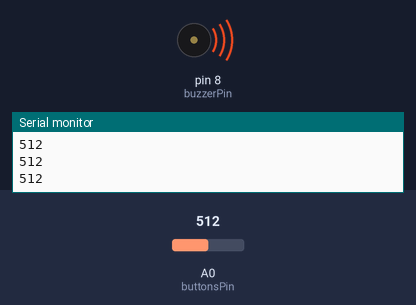
The sketch below on a simulated Arduino Uno, built with avr-gcc and run on an emulated ATmega328P. Shown: buzzer (waves = sounding), the last lines printed to the serial monitor. Inputs (shaded band) come from the test bench; at power-on: A0 (buttonsPin) = 512.

Above: at 1.2 s.
1.3 s: A0 (buttonsPin) set to 485
At 2.3 s:
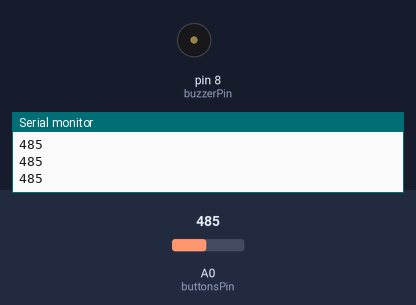
2.8 s: A0 (buttonsPin) set to 510
At 3.6 s:
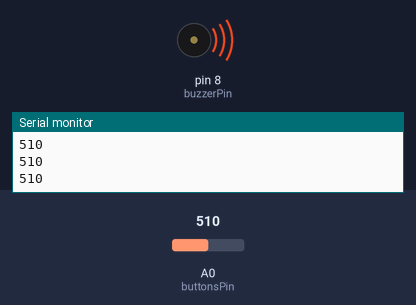
4.3 s: A0 (buttonsPin) set to 490
At 4.7 s:
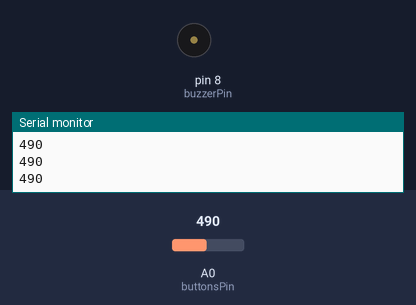
Timing chart, 0 to 7.3 s (numbered marks = the images above; inputs shaded):
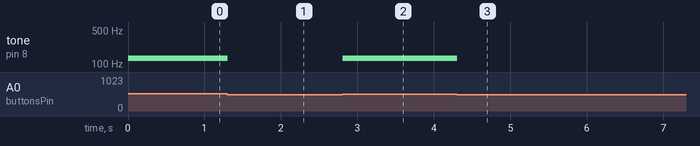

Measured:
- the behaviour switches between 501 and 500 on A0 (buttonsPin) (found by bisection; images 0 and 1)
- after the input at 1.3 s, tone on pin 8 (buzzerPin): 131 Hz → silent at once
- after the input at 2.8 s, tone on pin 8 (buzzerPin): silent → 131 Hz at once
- after the input at 4.3 s, tone on pin 8 (buzzerPin): 131 Hz → silent at once

The sketch:

02_buttons_piano_resistor_ladder.ino.ino
```cpp
/**
	*  example of a simple piano keyboard made with 3 buttons connected in series using a resistive ladder
**/

#include "pitches.h"

int buzzerPin = 8; //buzzer or speaker connected to pin 8

int buttonsPin = A0;

void setup() {
  // put your setup code here, to run once:

  Serial.begin(9600);
}

void loop() {
  // put your main code here, to run repeatedly:

  int sensorValue = analogRead(A0);
  Serial.println(sensorValue);

  if (sensorValue > 1000) {
    tone(8, NOTE_A4);
  } else if (sensorValue > 900) {
    tone(8, NOTE_B4);
  } else if (sensorValue > 500) {
    tone(8, NOTE_C3);
  } else {
    noTone(8);
  }

}
```

pitches.h
```cpp
/*************************************************
 * Public Constants
 *************************************************/

#define NOTE_B0  31
#define NOTE_C1  33
#define NOTE_CS1 35
#define NOTE_D1  37
#define NOTE_DS1 39
#define NOTE_E1  41
#define NOTE_F1  44
#define NOTE_FS1 46
#define NOTE_G1  49
#define NOTE_GS1 52
#define NOTE_A1  55
#define NOTE_AS1 58
#define NOTE_B1  62
#define NOTE_C2  65
#define NOTE_CS2 69
#define NOTE_D2  73
#define NOTE_DS2 78
#define NOTE_E2  82
#define NOTE_F2  87
#define NOTE_FS2 93
#define NOTE_G2  98
#define NOTE_GS2 104
#define NOTE_A2  110
#define NOTE_AS2 117
#define NOTE_B2  123
#define NOTE_C3  131
#define NOTE_CS3 139
#define NOTE_D3  147
#define NOTE_DS3 156
#define NOTE_E3  165
#define NOTE_F3  175
#define NOTE_FS3 185
#define NOTE_G3  196
#define NOTE_GS3 208
#define NOTE_A3  220
#define NOTE_AS3 233
#define NOTE_B3  247
#define NOTE_C4  262
#define NOTE_CS4 277
#define NOTE_D4  294
#define NOTE_DS4 311
#define NOTE_E4  330
#define NOTE_F4  349
#define NOTE_FS4 370
#define NOTE_G4  392
#define NOTE_GS4 415
#define NOTE_A4  440
#define NOTE_AS4 466
#define NOTE_B4  494
#define NOTE_C5  523
#define NOTE_CS5 554
#define NOTE_D5  587
#define NOTE_DS5 622
#define NOTE_E5  659
#define NOTE_F5  698
#define NOTE_FS5 740
#define NOTE_G5  784
#define NOTE_GS5 831
#define NOTE_A5  880
#define NOTE_AS5 932
#define NOTE_B5  988
#define NOTE_C6  1047
#define NOTE_CS6 1109
#define NOTE_D6  1175
#define NOTE_DS6 1245
#define NOTE_E6  1319
#define NOTE_F6  1397
#define NOTE_FS6 1480
#define NOTE_G6  1568
#define NOTE_GS6 1661
#define NOTE_A6  1760
#define NOTE_AS6 1865
#define NOTE_B6  1976
#define NOTE_C7  2093
#define NOTE_CS7 2217
#define NOTE_D7  2349
#define NOTE_DS7 2489
#define NOTE_E7  2637
#define NOTE_F7  2794
#define NOTE_FS7 2960
#define NOTE_G7  3136
#define NOTE_GS7 3322
#define NOTE_A7  3520
#define NOTE_AS7 3729
#define NOTE_B7  3951
#define NOTE_C8  4186
#define NOTE_CS8 4435
#define NOTE_D8  4699
#define NOTE_DS8 4978
```
